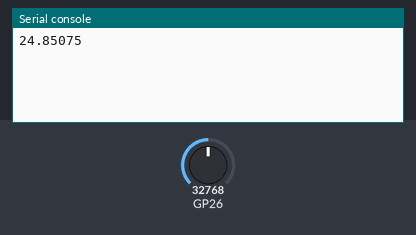
The program below on a simulated Raspberry Pi Pico running MicroPython. Parts: the last lines printed to the serial console. Inputs (shaded band) come from the test bench; at power-on: GP26 = 32768 (analog values on the 0–65535 scale).

Above: at 1.2 s.
1.3 s: GP26 set to 45874
At 2.6 s:
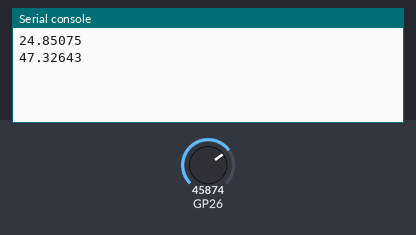
2.8 s: GP26 set to 57670
At 4.6 s:
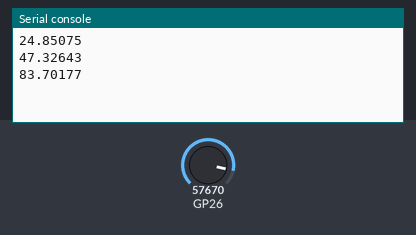
Timing chart, 0 to 6.1 s (numbered marks = the images above; inputs shaded):
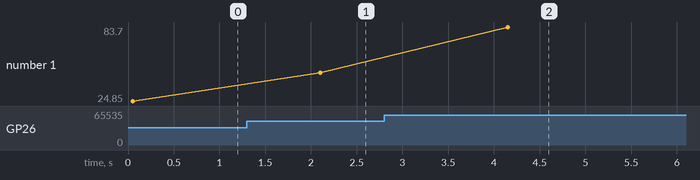

Measured:
- after the input at 1.3 s, the serial console: prints a new line after 0.80 s (image 1)
- after the input at 2.8 s, the serial console: prints a new line after 1.4 s (image 2)
- plotted number 1: 24.85 → 47.33 after the input at 1.3 s, 47.33 → 83.7 after the input at 2.8 s

The program:

ntc.py
```python
#######################################
# This code was developed to use the  #
# NTC 10K thermistor in the Raspberry #
# Pi Pico.                            #
# Paulo Antunes                       #
#######################################

# Based on Arduino NTC project, avalible in:
# https://www.filipeflop.com/blog/termistor-ntc-arduino/

from math import e, log
import machine
from utime import sleep

#Select the analog input of your Pico
#Pico has 3 analog input, GP26 to GP28
ntc = machine.ADC()

#NTC information from datasheet
#This is an MF521033600 NTC
beta = 3600.0
r0 = 10000.0
t0 = 298.0
rx = r0 * (e**(-beta/t0))

#Circuit information
#The Raspberry Pico has three voltage supply
#VBUS, this one supplies 5V from the USB
#VSYS, this one supplies 1.8 to 5V
#3V3, this one supplies 3.3V
vcc = 3.3
R = 10000 #Parallel resistence

sample = 5

while True:
    sum = 0
    i = 0
    while (i < sample):
        sum += ntc.read_u16()
        i+=1
        sleep(0.01)
    v = (vcc*sum)/(sample*65535)
    rt = (vcc*R)/v - R
    t = beta/(log(rt/rx))
    t_c = t - 273.15
    print(t_c)
    sleep(2)
```
